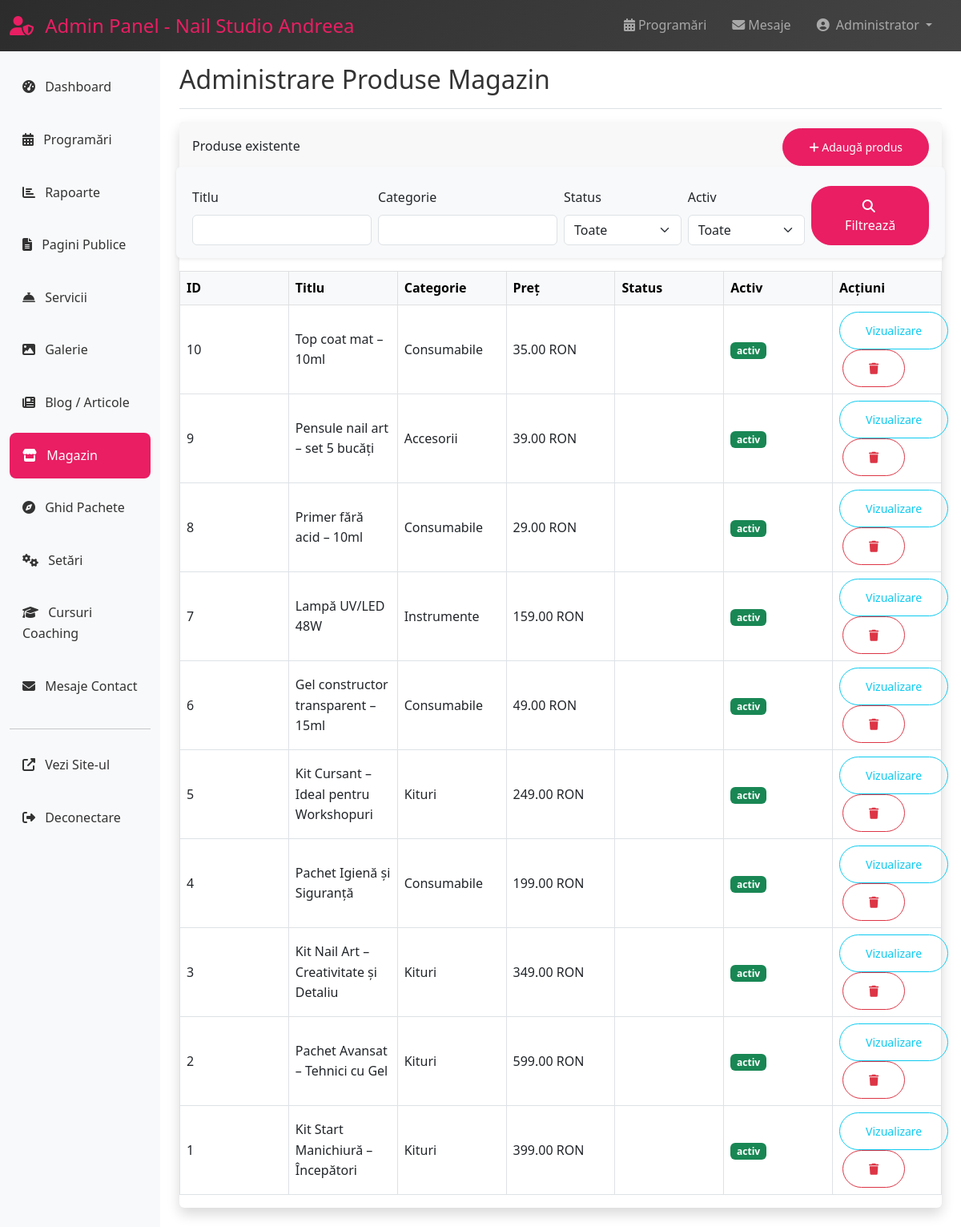
Page /admin/products.php (signed in) on the committed database.
### tables this page shows
CREATE TABLE IF NOT EXISTS products (
    id INT AUTO_INCREMENT PRIMARY KEY,
    slug VARCHAR(100) UNIQUE NOT NULL,
    title VARCHAR(200) NOT NULL,
    description TEXT,
    content_list TEXT,
    meta_title VARCHAR(200),
    meta_description VARCHAR(255),
    meta_keywords VARCHAR(255),
    image VARCHAR(255),
    category VARCHAR(50),
    level ENUM('începător','avansat','profesional') DEFAULT 'începător',
    brand VARCHAR(100),
    accent_color VARCHAR(20),
    badge_recommended BOOLEAN DEFAULT FALSE,
    tutorial_link VARCHAR(255),
    price DECIMAL(10,2) NOT NULL,
    status ENUM('draft','publicat') DEFAULT 'draft',
    is_active BOOLEAN DEFAULT TRUE,
    created_at TIMESTAMP DEFAULT CURRENT_TIMESTAMP,
    updated_at TIMESTAMP DEFAULT CURRENT_TIMESTAMP ON UPDATE CURRENT_TIMESTAMP
);

### admin/products.php (the view, shortened to what this page needs)
<?php
require_once 'includes/admin_header.php';
require_once '../includes/functions.php';
function esc($v) { return htmlspecialchars($v, ENT_QUOTES); }
$products_q = $conn->query("SELECT * FROM products ORDER BY created_at DESC");
?>
<div class="container-fluid">
    <div class="row">
        <?php include 'includes/admin_sidebar.php'; ?>
        <main class="col-md-9 ms-sm-auto col-lg-10 px-md-4">
            <div class="d-flex justify-content-between flex-wrap flex-md-nowrap align-items-center pt-3 pb-2 mb-3 border-bottom">
                <h1 class="h2">Administrare Produse Magazin</h1>
            </div>
            <div class="card mb-4 shadow">
                <div class="card-header d-flex justify-content-between align-items-center">
                    <span>Produse existente</span>
                    <button class="btn btn-sm btn-primary" data-bs-toggle="modal" data-bs-target="#addProductModal">
                        <i class="fas fa-plus"></i> Adaugă produs
                    </button>
                </div>
                <form method="GET" class="row g-2 mb-3 align-items-end bg-light p-3 rounded shadow-sm">
                    <div class="col-md-3">
                        <label class="form-label">Titlu</label>
                        <input type="text" name="filter_title" class="form-control" value="<?= isset($_GET['filter_title']) ? htmlspecialchars($_GET['filter_title']) : ''; ?>">
                    </div>
                    <div class="col-md-3">
                        <label class="form-label">Categorie</label>
                        <input type="text" name="filter_category" class="form-control" value="<?= isset($_GET['filter_category']) ? htmlspecialchars($_GET['filter_category']) : ''; ?>">
                    </div>
                    <div class="col-md-2">
                        <label class="form-label">Status</label>
                        <select name="filter_status" class="form-select">
                            <option value="">Toate</option>
                        </select>
                    </div>
                    <div class="col-md-2">
                        <label class="form-label">Activ</label>
                        <select name="filter_active" class="form-select">
                            <option value="">Toate</option>
                        </select>
                    </div>
                    <div class="col-md-2">
                        <button type="submit" class="btn btn-primary w-100"><i class="fas fa-search me-1"></i> Filtrează</button>
                    </div>
                </form>
                <?php
                $sql_products = "SELECT * FROM products";
                $sql_products .= " ORDER BY id DESC";
                $products = $conn->query($sql_products);
                $products_list = [];
                while ($row = $products->fetch_assoc()) {
                    $products_list[] = $row;
                }
                ?>
                    <table class="table table-bordered table-hover align-middle">
                        <thead class="table-light">
                            <tr>
                                <th>ID</th>
                                <th>Titlu</th>
                                <th>Categorie</th>
                                <th>Preț</th>
                                <th>Status</th>
                                <th>Activ</th>
                                <th>Acțiuni</th>
                            </tr>
                        </thead>
                        <tbody>
                            <?php foreach ($products_list as $row): ?>
                            <tr>
                                <td><?= $row['id']; ?></td>
                                <td>
                                    <?= esc($row['title']); ?>
                                </td>
                                <td><?= esc($row['category']); ?></td>
                                <td><?= number_format((float)$row['price'], 2); ?> RON</td>
                                <td><?= esc($row['status']); ?></td>
                                <td><span class="badge bg-<?= $row['is_active'] ? 'success' : 'secondary'; ?>"><?= $row['is_active'] ? 'activ' : 'inactiv'; ?></span></td>
                                <td>
                                    <button class="btn btn-sm btn-outline-info" data-bs-toggle="modal" data-bs-target="#viewModal<?= $row['id']; ?>">Vizualizare</button>
                                    <form method="POST" onsubmit="return confirm('Sigur ștergi acest produs?');" class="d-inline ms-1">
                                        <button type="submit" name="delete_product" class="btn btn-sm btn-outline-danger"><i class="fas fa-trash"></i></button>
                                    </form>
                                </td>
                            </tr>
                            <?php endforeach; ?>
                        </tbody>
                    </table>
                </div>
            </div>
    </div>
<?php include 'includes/admin_footer.php'; ?>

### assets/css/style.css (style rules this page uses)
:root { --primary-color: #e91e63; --secondary-color: #f8bbd9; --accent-color: #ad1457; --dark-color: #2c2c2c; --light-color: #f8f9fa; --text-color: #333; }
body { font-family: 'Segoe UI', Tahoma, Geneva, Verdana, sans-serif; line-height: 1.6; color: var(--text-color); }
.btn-primary { background-color: var(--primary-color); border-color: var(--primary-color); }
.card { border: none; transition: transform 0.3s ease, box-shadow 0.3s ease; }
.btn { border-radius: 25px; font-weight: 500; padding: 0.75rem 2rem; transition: all 0.3s ease; }
.table th { border-top: none; background-color: var(--light-color); font-weight: 600; }
.table { table-layout: fixed; }
.btn { transition: all 0.2s ease-in-out; }

### rows in the picture
products: id "10", title "Top coat mat – 10ml", category "Consumabile", price "35.00", is_active "activ"
products: id "9", title "Pensule nail art – set 5 bucăți", category "Accesorii", price "39.00", is_active "activ"
products: id "8", title "Primer fără acid – 10ml", category "Consumabile", price "29.00", is_active "activ"
products: id "7", title "Lampă UV/LED 48W", category "Instrumente", price "159.00", is_active "activ"
products: id "6", title "Gel constructor transparent – 15ml", category "Consumabile", price "49.00", is_active "activ"
products: id "5", title "Kit Cursant – Ideal pentru Workshopuri", category "Kituri", price "249.00", is_active "activ"
products: id "4", title "Pachet Igienă și Siguranță", category "Consumabile", price "199.00", is_active "activ"
products: id "3", title "Kit Nail Art – Creativitate și Detaliu", category "Kituri", price "349.00", is_active "activ"
products: id "2", title "Pachet Avansat – Tehnici cu Gel", category "Kituri", price "599.00", is_active "activ"
products: id "1", title "Kit Start Manichiură – Începători", category "Kituri", price "399.00", is_active "activ"

### other values in the picture
SITE_NAME "Nail Studio Andreea"
$_SESSION['admin_name'] "Administrator"
